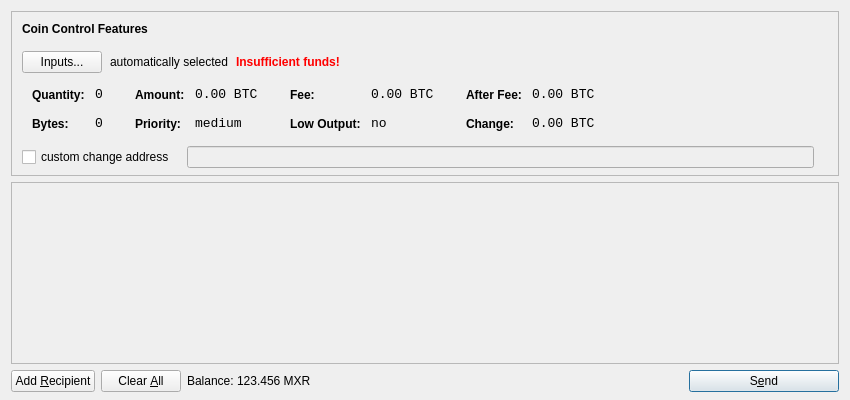
<?xml version="1.0" encoding="UTF-8"?>
<ui version="4.0">
 <class>SendCoinsDialog</class>
 <widget class="QDialog" name="SendCoinsDialog">
  <property name="geometry">
   <rect>
    <x>0</x>
    <y>0</y>
    <width>850</width>
    <height>400</height>
   </rect>
  </property>
  <property name="windowTitle">
   <string>Send Coins</string>
  </property>
  <layout class="QVBoxLayout" name="verticalLayout" stretch="0,1,0">
   <property name="bottomMargin">
    <number>8</number>
   </property>
   <item>
    <widget class="QFrame" name="frameCoinControl">
     <property name="sizePolicy">
      <sizepolicy hsizetype="Expanding" vsizetype="Expanding">
       <horstretch>0</horstretch>
       <verstretch>0</verstretch>
      </sizepolicy>
     </property>
     <property name="maximumSize">
      <size>
       <width>16777215</width>
       <height>16777215</height>
      </size>
     </property>
     <property name="frameShape">
      <enum>QFrame::StyledPanel</enum>
     </property>
     <property name="frameShadow">
      <enum>QFrame::Sunken</enum>
     </property>
     <layout class="QVBoxLayout" name="verticalLayoutCoinControl2">
      <property name="spacing">
       <number>-1</number>
      </property>
      <property name="leftMargin">
       <number>0</number>
      </property>
      <property name="topMargin">
       <number>0</number>
      </property>
      <property name="rightMargin">
       <number>0</number>
      </property>
      <property name="bottomMargin">
       <number>6</number>
      </property>
      <item>
       <layout class="QVBoxLayout" name="verticalLayoutCoinControl" stretch="0,0,0,0,1">
        <property name="spacing">
         <number>0</number>
        </property>
        <property name="leftMargin">
         <number>10</number>
        </property>
        <property name="topMargin">
         <number>10</number>
        </property>
        <item>
         <layout class="QHBoxLayout" name="horizontalLayoutCoinControl1">
          <property name="bottomMargin">
           <number>15</number>
          </property>
          <item>
           <widget class="QLabel" name="labelCoinControlFeatures">
            <property name="sizePolicy">
             <sizepolicy hsizetype="Preferred" vsizetype="Maximum">
              <horstretch>0</horstretch>
              <verstretch>0</verstretch>
             </sizepolicy>
            </property>
            <property name="font">
             <font>
              <weight>75</weight>
              <bold>true</bold>
             </font>
            </property>
            <property name="styleSheet">
             <string notr="true">font-weight:bold;</string>
            </property>
            <property name="text">
             <string>Coin Control Features</string>
            </property>
           </widget>
          </item>
         </layout>
        </item>
        <item>
         <layout class="QHBoxLayout" name="horizontalLayoutCoinControl2" stretch="0,0,0,0">
          <property name="spacing">
           <number>8</number>
          </property>
          <property name="bottomMargin">
           <number>10</number>
          </property>
          <item>
           <widget class="QPushButton" name="pushButtonCoinControl">
            <property name="styleSheet">
             <string notr="true"/>
            </property>
            <property name="text">
             <string>Inputs...</string>
            </property>
           </widget>
          </item>
          <item>
           <widget class="QLabel" name="labelCoinControlAutomaticallySelected">
            <property name="text">
             <string>automatically selected</string>
            </property>
            <property name="margin">
             <number>5</number>
            </property>
           </widget>
          </item>
          <item>
           <widget class="QLabel" name="labelCoinControlInsuffFunds">
            <property name="font">
             <font>
              <weight>75</weight>
              <bold>true</bold>
             </font>
            </property>
            <property name="styleSheet">
             <string notr="true">color:red;font-weight:bold;</string>
            </property>
            <property name="text">
             <string>Insufficient funds!</string>
            </property>
            <property name="margin">
             <number>5</number>
            </property>
           </widget>
          </item>
          <item>
           <spacer name="horizontalSpacerCoinControl">
            <property name="orientation">
             <enum>Qt::Horizontal</enum>
            </property>
            <property name="sizeHint" stdset="0">
             <size>
              <width>40</width>
              <height>1</height>
             </size>
            </property>
           </spacer>
          </item>
         </layout>
        </item>
        <item>
         <widget class="QWidget" name="widgetCoinControl" native="true">
          <property name="sizePolicy">
           <sizepolicy hsizetype="Preferred" vsizetype="Preferred">
            <horstretch>0</horstretch>
            <verstretch>0</verstretch>
           </sizepolicy>
          </property>
          <property name="minimumSize">
           <size>
            <width>0</width>
            <height>0</height>
           </size>
          </property>
          <property name="styleSheet">
           <string notr="true"/>
          </property>
          <layout class="QHBoxLayout" name="horizontalLayoutCoinControl5">
           <property name="margin">
            <number>0</number>
           </property>
           <item>
            <layout class="QHBoxLayout" name="horizontalLayoutCoinControl3" stretch="0,0,0,1">
             <property name="spacing">
              <number>20</number>
             </property>
             <property name="topMargin">
              <number>0</number>
             </property>
             <property name="bottomMargin">
              <number>10</number>
             </property>
             <item>
              <layout class="QFormLayout" name="formLayoutCoinControl1">
               <property name="horizontalSpacing">
                <number>10</number>
               </property>
               <property name="verticalSpacing">
                <number>14</number>
               </property>
               <property name="leftMargin">
                <number>10</number>
               </property>
               <property name="topMargin">
                <number>4</number>
               </property>
               <property name="rightMargin">
                <number>6</number>
               </property>
               <item row="0" column="0">
                <widget class="QLabel" name="labelCoinControlQuantityText">
                 <property name="styleSheet">
                  <string notr="true">font-weight:bold;</string>
                 </property>
                 <property name="text">
                  <string>Quantity:</string>
                 </property>
                 <property name="margin">
                  <number>0</number>
                 </property>
                </widget>
               </item>
               <item row="0" column="1">
                <widget class="QLabel" name="labelCoinControlQuantity">
                 <property name="font">
                  <font>
                   <family>Monospace</family>
                   <pointsize>10</pointsize>
                  </font>
                 </property>
                 <property name="cursor">
                  <cursorShape>IBeamCursor</cursorShape>
                 </property>
                 <property name="contextMenuPolicy">
                  <enum>Qt::ActionsContextMenu</enum>
                 </property>
                 <property name="text">
                  <string notr="true">0</string>
                 </property>
                 <property name="margin">
                  <number>0</number>
                 </property>
                 <property name="textInteractionFlags">
                  <set>Qt::LinksAccessibleByMouse|Qt::TextSelectableByKeyboard|Qt::TextSelectableByMouse</set>
                 </property>
                </widget>
               </item>
               <item row="1" column="0">
                <widget class="QLabel" name="labelCoinControlBytesText">
                 <property name="styleSheet">
                  <string notr="true">font-weight:bold;</string>
                 </property>
                 <property name="text">
                  <string>Bytes:</string>
                 </property>
                </widget>
               </item>
               <item row="1" column="1">
                <widget class="QLabel" name="labelCoinControlBytes">
                 <property name="font">
                  <font>
                   <family>Monospace</family>
                   <pointsize>10</pointsize>
                  </font>
                 </property>
                 <property name="cursor">
                  <cursorShape>IBeamCursor</cursorShape>
                 </property>
                 <property name="contextMenuPolicy">
                  <enum>Qt::ActionsContextMenu</enum>
                 </property>
                 <property name="text">
                  <string notr="true">0</string>
                 </property>
                 <property name="textInteractionFlags">
                  <set>Qt::LinksAccessibleByMouse|Qt::TextSelectableByKeyboard|Qt::TextSelectableByMouse</set>
                 </property>
                </widget>
               </item>
              </layout>
             </item>
             <item>
              <layout class="QFormLayout" name="formLayoutCoinControl2">
               <property name="horizontalSpacing">
                <number>10</number>
               </property>
               <property name="verticalSpacing">
                <number>14</number>
               </property>
               <property name="leftMargin">
                <number>6</number>
               </property>
               <property name="topMargin">
                <number>4</number>
               </property>
               <property name="rightMargin">
                <number>6</number>
               </property>
               <item row="0" column="0">
                <widget class="QLabel" name="labelCoinControlAmountText">
                 <property name="styleSheet">
                  <string notr="true">font-weight:bold;</string>
                 </property>
                 <property name="text">
                  <string>Amount:</string>
                 </property>
                 <property name="margin">
                  <number>0</number>
                 </property>
                </widget>
               </item>
               <item row="0" column="1">
                <widget class="QLabel" name="labelCoinControlAmount">
                 <property name="font">
                  <font>
                   <family>Monospace</family>
                   <pointsize>10</pointsize>
                  </font>
                 </property>
                 <property name="cursor">
                  <cursorShape>IBeamCursor</cursorShape>
                 </property>
                 <property name="contextMenuPolicy">
                  <enum>Qt::ActionsContextMenu</enum>
                 </property>
                 <property name="text">
                  <string notr="true">0.00 BTC</string>
                 </property>
                 <property name="textInteractionFlags">
                  <set>Qt::LinksAccessibleByMouse|Qt::TextSelectableByKeyboard|Qt::TextSelectableByMouse</set>
                 </property>
                </widget>
               </item>
               <item row="1" column="0">
                <widget class="QLabel" name="labelCoinControlPriorityText">
                 <property name="styleSheet">
                  <string notr="true">font-weight:bold;</string>
                 </property>
                 <property name="text">
                  <string>Priority:</string>
                 </property>
                </widget>
               </item>
               <item row="1" column="1">
                <widget class="QLabel" name="labelCoinControlPriority">
                 <property name="font">
                  <font>
                   <family>Monospace</family>
                   <pointsize>10</pointsize>
                  </font>
                 </property>
                 <property name="cursor">
                  <cursorShape>IBeamCursor</cursorShape>
                 </property>
                 <property name="contextMenuPolicy">
                  <enum>Qt::ActionsContextMenu</enum>
                 </property>
                 <property name="text">
                  <string>medium</string>
                 </property>
                 <property name="textInteractionFlags">
                  <set>Qt::LinksAccessibleByMouse|Qt::TextSelectableByKeyboard|Qt::TextSelectableByMouse</set>
                 </property>
                </widget>
               </item>
              </layout>
             </item>
             <item>
              <layout class="QFormLayout" name="formLayoutCoinControl3">
               <property name="horizontalSpacing">
                <number>10</number>
               </property>
               <property name="verticalSpacing">
                <number>14</number>
               </property>
               <property name="leftMargin">
                <number>6</number>
               </property>
               <property name="topMargin">
                <number>4</number>
               </property>
               <property name="rightMargin">
                <number>6</number>
               </property>
               <item row="0" column="0">
                <widget class="QLabel" name="labelCoinControlFeeText">
                 <property name="styleSheet">
                  <string notr="true">font-weight:bold;</string>
                 </property>
                 <property name="text">
                  <string>Fee:</string>
                 </property>
                 <property name="margin">
                  <number>0</number>
                 </property>
                </widget>
               </item>
               <item row="0" column="1">
                <widget class="QLabel" name="labelCoinControlFee">
                 <property name="font">
                  <font>
                   <family>Monospace</family>
                   <pointsize>10</pointsize>
                  </font>
                 </property>
                 <property name="cursor">
                  <cursorShape>IBeamCursor</cursorShape>
                 </property>
                 <property name="contextMenuPolicy">
                  <enum>Qt::ActionsContextMenu</enum>
                 </property>
                 <property name="text">
                  <string notr="true">0.00 BTC</string>
                 </property>
                 <property name="textInteractionFlags">
                  <set>Qt::LinksAccessibleByMouse|Qt::TextSelectableByKeyboard|Qt::TextSelectableByMouse</set>
                 </property>
                </widget>
               </item>
               <item row="1" column="0">
                <widget class="QLabel" name="labelCoinControlLowOutputText">
                 <property name="styleSheet">
                  <string notr="true">font-weight:bold;</string>
                 </property>
                 <property name="text">
                  <string>Low Output:</string>
                 </property>
                </widget>
               </item>
               <item row="1" column="1">
                <widget class="QLabel" name="labelCoinControlLowOutput">
                 <property name="font">
                  <font>
                   <family>Monospace</family>
                   <pointsize>10</pointsize>
                  </font>
                 </property>
                 <property name="cursor">
                  <cursorShape>IBeamCursor</cursorShape>
                 </property>
                 <property name="contextMenuPolicy">
                  <enum>Qt::ActionsContextMenu</enum>
                 </property>
                 <property name="text">
                  <string>no</string>
                 </property>
                 <property name="textInteractionFlags">
                  <set>Qt::LinksAccessibleByMouse|Qt::TextSelectableByKeyboard|Qt::TextSelectableByMouse</set>
                 </property>
                </widget>
               </item>
              </layout>
             </item>
             <item>
              <layout class="QFormLayout" name="formLayoutCoinControl4">
               <property name="horizontalSpacing">
                <number>10</number>
               </property>
               <property name="verticalSpacing">
                <number>14</number>
               </property>
               <property name="leftMargin">
                <number>6</number>
               </property>
               <property name="topMargin">
                <number>4</number>
               </property>
               <property name="rightMargin">
                <number>6</number>
               </property>
               <item row="0" column="0">
                <widget class="QLabel" name="labelCoinControlAfterFeeText">
                 <property name="styleSheet">
                  <string notr="true">font-weight:bold;</string>
                 </property>
                 <property name="text">
                  <string>After Fee:</string>
                 </property>
                 <property name="margin">
                  <number>0</number>
                 </property>
                </widget>
               </item>
               <item row="0" column="1">
                <widget class="QLabel" name="labelCoinControlAfterFee">
                 <property name="font">
                  <font>
                   <family>Monospace</family>
                   <pointsize>10</pointsize>
                  </font>
                 </property>
                 <property name="cursor">
                  <cursorShape>IBeamCursor</cursorShape>
                 </property>
                 <property name="contextMenuPolicy">
                  <enum>Qt::ActionsContextMenu</enum>
                 </property>
                 <property name="text">
                  <string notr="true">0.00 BTC</string>
                 </property>
                 <property name="textInteractionFlags">
                  <set>Qt::LinksAccessibleByMouse|Qt::TextSelectableByKeyboard|Qt::TextSelectableByMouse</set>
                 </property>
                </widget>
               </item>
               <item row="1" column="0">
                <widget class="QLabel" name="labelCoinControlChangeText">
                 <property name="styleSheet">
                  <string notr="true">font-weight:bold;</string>
                 </property>
                 <property name="text">
                  <string>Change:</string>
                 </property>
                </widget>
               </item>
               <item row="1" column="1">
                <widget class="QLabel" name="labelCoinControlChange">
                 <property name="font">
                  <font>
                   <family>Monospace</family>
                   <pointsize>10</pointsize>
                  </font>
                 </property>
                 <property name="cursor">
                  <cursorShape>IBeamCursor</cursorShape>
                 </property>
                 <property name="contextMenuPolicy">
                  <enum>Qt::ActionsContextMenu</enum>
                 </property>
                 <property name="text">
                  <string notr="true">0.00 BTC</string>
                 </property>
                 <property name="textInteractionFlags">
                  <set>Qt::LinksAccessibleByMouse|Qt::TextSelectableByKeyboard|Qt::TextSelectableByMouse</set>
                 </property>
                </widget>
               </item>
              </layout>
             </item>
            </layout>
           </item>
          </layout>
         </widget>
        </item>
        <item>
         <layout class="QHBoxLayout" name="horizontalLayoutCoinControl4" stretch="0,0,0">
          <property name="spacing">
           <number>12</number>
          </property>
          <property name="sizeConstraint">
           <enum>QLayout::SetDefaultConstraint</enum>
          </property>
          <property name="topMargin">
           <number>5</number>
          </property>
          <property name="rightMargin">
           <number>5</number>
          </property>
          <item>
           <widget class="QCheckBox" name="checkBoxCoinControlChange">
            <property name="text">
             <string>custom change address</string>
            </property>
           </widget>
          </item>
          <item>
           <widget class="QLineEdit" name="lineEditCoinControlChange">
            <property name="enabled">
             <bool>false</bool>
            </property>
            <property name="sizePolicy">
             <sizepolicy hsizetype="Expanding" vsizetype="Fixed">
              <horstretch>0</horstretch>
              <verstretch>0</verstretch>
             </sizepolicy>
            </property>
           </widget>
          </item>
          <item>
           <widget class="QLabel" name="labelCoinControlChangeLabel">
            <property name="sizePolicy">
             <sizepolicy hsizetype="Preferred" vsizetype="Expanding">
              <horstretch>0</horstretch>
              <verstretch>0</verstretch>
             </sizepolicy>
            </property>
            <property name="minimumSize">
             <size>
              <width>0</width>
              <height>0</height>
             </size>
            </property>
            <property name="text">
             <string/>
            </property>
            <property name="margin">
             <number>3</number>
            </property>
           </widget>
          </item>
         </layout>
        </item>
        <item>
         <spacer name="verticalSpacerCoinControl">
          <property name="orientation">
           <enum>Qt::Vertical</enum>
          </property>
          <property name="sizeHint" stdset="0">
           <size>
            <width>800</width>
            <height>1</height>
           </size>
          </property>
         </spacer>
        </item>
       </layout>
      </item>
     </layout>
    </widget>
   </item>
   <item>
    <widget class="QScrollArea" name="scrollArea">
     <property name="widgetResizable">
      <bool>true</bool>
     </property>
     <widget class="QWidget" name="scrollAreaWidgetContents">
      <property name="geometry">
       <rect>
        <x>0</x>
        <y>0</y>
        <width>830</width>
        <height>165</height>
       </rect>
      </property>
      <layout class="QVBoxLayout" name="verticalLayout_2">
       <property name="margin">
        <number>0</number>
       </property>
       <item>
        <layout class="QVBoxLayout" name="entries">
         <property name="spacing">
          <number>6</number>
         </property>
        </layout>
       </item>
       <item>
        <spacer name="verticalSpacer">
         <property name="orientation">
          <enum>Qt::Vertical</enum>
         </property>
         <property name="sizeHint" stdset="0">
          <size>
           <width>20</width>
           <height>40</height>
          </size>
         </property>
        </spacer>
       </item>
      </layout>
     </widget>
    </widget>
   </item>
   <item>
    <layout class="QHBoxLayout" name="horizontalLayout">
     <item>
      <widget class="QPushButton" name="addButton">
       <property name="toolTip">
        <string>Send to multiple recipients at once</string>
       </property>
       <property name="text">
        <string>Add &amp;Recipient</string>
       </property>
       <property name="icon">
        <iconset resource="../bitcoin.qrc">
         <normaloff>:/icons/add</normaloff>:/icons/add</iconset>
       </property>
       <property name="autoDefault">
        <bool>false</bool>
       </property>
      </widget>
     </item>
     <item>
      <widget class="QPushButton" name="clearButton">
       <property name="sizePolicy">
        <sizepolicy hsizetype="Minimum" vsizetype="Fixed">
         <horstretch>0</horstretch>
         <verstretch>0</verstretch>
        </sizepolicy>
       </property>
       <property name="toolTip">
        <string>Remove all transaction fields</string>
       </property>
       <property name="text">
        <string>Clear &amp;All</string>
       </property>
       <property name="icon">
        <iconset resource="../bitcoin.qrc">
         <normaloff>:/icons/remove</normaloff>:/icons/remove</iconset>
       </property>
       <property name="autoRepeatDelay">
        <number>300</number>
       </property>
       <property name="autoDefault">
        <bool>false</bool>
       </property>
      </widget>
     </item>
     <item>
      <layout class="QHBoxLayout" name="horizontalLayout_2">
       <property name="spacing">
        <number>3</number>
       </property>
       <item>
        <widget class="QLabel" name="label">
         <property name="text">
          <string>Balance:</string>
         </property>
        </widget>
       </item>
       <item>
        <widget class="QLabel" name="labelBalance">
         <property name="cursor">
          <cursorShape>IBeamCursor</cursorShape>
         </property>
         <property name="text">
          <string>123.456 MXR</string>
         </property>
         <property name="textInteractionFlags">
          <set>Qt::LinksAccessibleByMouse|Qt::TextSelectableByKeyboard|Qt::TextSelectableByMouse</set>
         </property>
        </widget>
       </item>
      </layout>
     </item>
     <item>
      <spacer name="horizontalSpacer">
       <property name="orientation">
        <enum>Qt::Horizontal</enum>
       </property>
       <property name="sizeHint" stdset="0">
        <size>
         <width>40</width>
         <height>20</height>
        </size>
       </property>
      </spacer>
     </item>
     <item>
      <widget class="QPushButton" name="sendButton">
       <property name="minimumSize">
        <size>
         <width>150</width>
         <height>0</height>
        </size>
       </property>
       <property name="toolTip">
        <string>Confirm the send action</string>
       </property>
       <property name="text">
        <string>S&amp;end</string>
       </property>
       <property name="icon">
        <iconset resource="../bitcoin.qrc">
         <normaloff>:/icons/send</normaloff>:/icons/send</iconset>
       </property>
       <property name="default">
        <bool>true</bool>
       </property>
      </widget>
     </item>
    </layout>
   </item>
  </layout>
 </widget>
 <resources>
  <include location="../bitcoin.qrc"/>
 </resources>
 <connections/>
</ui>
